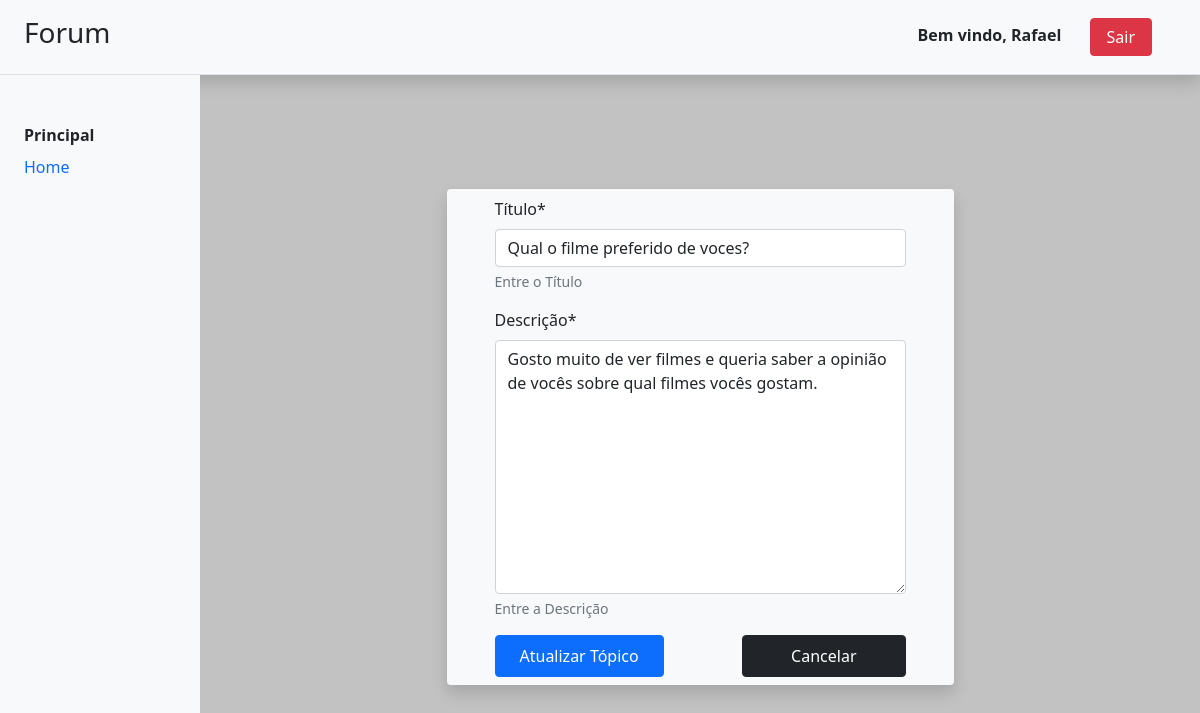
The app's page /topicos/atualiza/20 (signed in) with its own data.
### forum/models.py (models this page shows, shortened)
class Topic(models.Model):
    title = models.CharField(
        max_length=100, help_text='Entre o Título', unique=True, verbose_name='Título')
    description = models.TextField(
        help_text='Entre a Descrição', verbose_name='Descrição')
    author = models.ForeignKey(
        User, on_delete=models.CASCADE)
    date = models.DateTimeField(
        default=django.utils.timezone.now
    )
    tags = TaggableManager()

### forum/views.py (the view, shortened to what this page needs)
# urls.py: path('topicos/atualiza/<int:pk>', views.TopicUpdateView.as_view(), name='topics-update'),
class TopicUpdateView(View):
    def get(self, request, pk, *args, **kwargs):
        if not request.user.is_authenticated:
            return HttpResponseRedirect("/login")
        topic = Topic.objects.get(pk=pk)
        tags = Tag.objects.all()
        form = TopicModel2Form(instance=topic)
        context = { 'form': form, 'tags':tags }
        return render(request, 'forum/pages/topicsUpdate.html', context)

### forum/forms.py
class TopicModel2Form(forms.ModelForm):
    class Meta:
        model = Topic
        fields = ['title', 'description', 'tags']

### forum/templates/forum/pages/topicsUpdate.html (shortened to what this page needs)
{% extends 'forum/pages/base.html' %}
{% load crispy_forms_tags %}
{% load static %}
{% block content %}
<div class="d-flex justify-content-center align-items-center h-100">
    <form action="" method="POST" class="bg-light shadow rounded px-5 py-2">
        {{ form|crispy }}
        <div class="d-flex justify-content-between">
            <button class="btn btn-primary px-4 py-2" type="submit">Atualizar Tópico</button>
            <a class="btn btn-dark px-5 py-2" href="{% url 'forum:topics-list' %}">Cancelar</a>
        </div>
    </form>
</div>
{% endblock %}

### forum/templates/forum/pages/base.html (shortened to what this page needs)
{% load static %}
<!DOCTYPE html>
<html>
<head>
    <link href="{% static 'forum/css/pages/base.css' %}" rel="stylesheet">
    <link href="https://cdn.jsdelivr.net/npm/bootstrap@5.0.2/dist/css/bootstrap.min.css" rel="stylesheet">
</head>
<body class="container-fluid background">
    <div class="row bg-light border-bottom shadow py-3 align-items-center">
        <div class="h3 col-auto col-md-3 col-xl-2 d-flex align-items-center px-4">
            Forum
        </div>
        <div class="col d-flex px-5 justify-content-end">
            {% if not user.is_authenticated %}
            <div>
                <a href="{% url 'forum:user-register' %}" class="btn btn-outline-primary px-4">Cadastrar-se</a>
                <a href="/login" class="btn btn-primary px-5">Entrar</a>
            </div>
            {% else %}
            <div>
                <span class="fw-bold mx-4">Bem vindo, {{user.username}}</span>
                <a href="/logout" class="btn btn-danger px-3">Sair</a>
            </div>
            {% endif %}
        </div>
    </div>
    <div class="row flex-nowrap">
        <aside class="col-auto col-md-3 col-xl-2 bg-light h-aside pt-5 px-0">
            <ul class="nav flex-column mb-sm-auto mb-0 align-items-center align-items-sm-start" id="menu">
                <p class="fw-bolder px-4">Principal</p>
                <li class="item nav-item d-block w-100">
                    <a href="/" class="nav-link px-4">Home</a>
                </li>
            </ul>
        </aside>
        <main class="col py-5 mh-content p-content overflow-scroll">
            {% block content %}
            {% endblock %}
        </main>
    </div>
</body>
</html>

### forum/static/forum/css/pages/base.css (style rules this page uses)
html, body { height: 100%; }
p { margin: 0 !important; padding: 0 !important; }
.p-content { padding-left: 180px !important; padding-right: 180px !important; }
.h-aside { height: calc(100vh - 74.6px) !important; }
.mh-content { max-height: calc(100vh - 74.6px) !important; }
.background { background-color: rgb(194, 194, 194); }

### records on screen
Topic: title "Qual o filme preferido de voces?", description "Gosto muito de ver filmes e queria saber a opinião de vocês sobre qual filmes vocês gostam."

### other values on screen
{{ user.username }} "Rafael"
